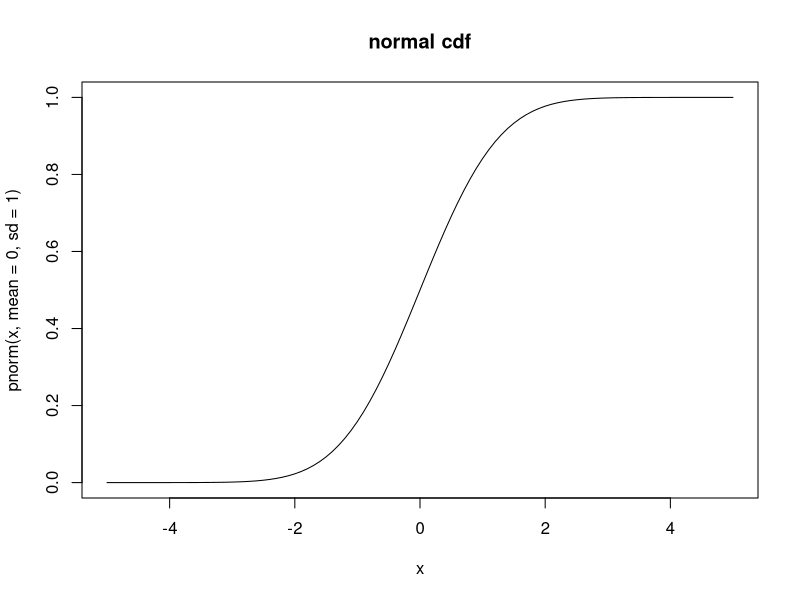
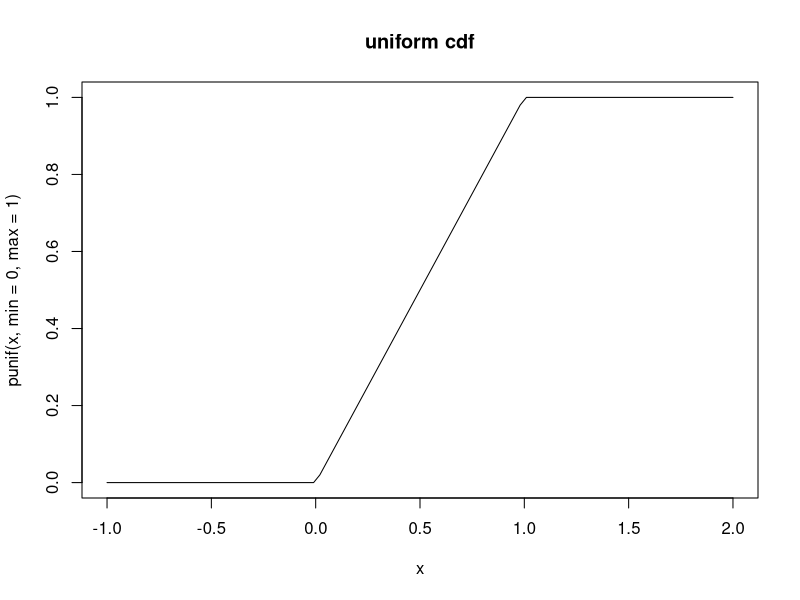
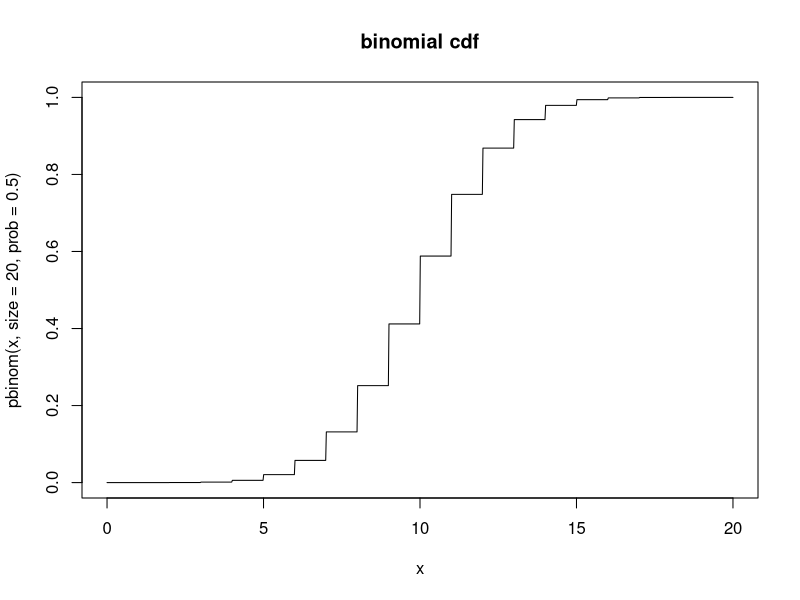
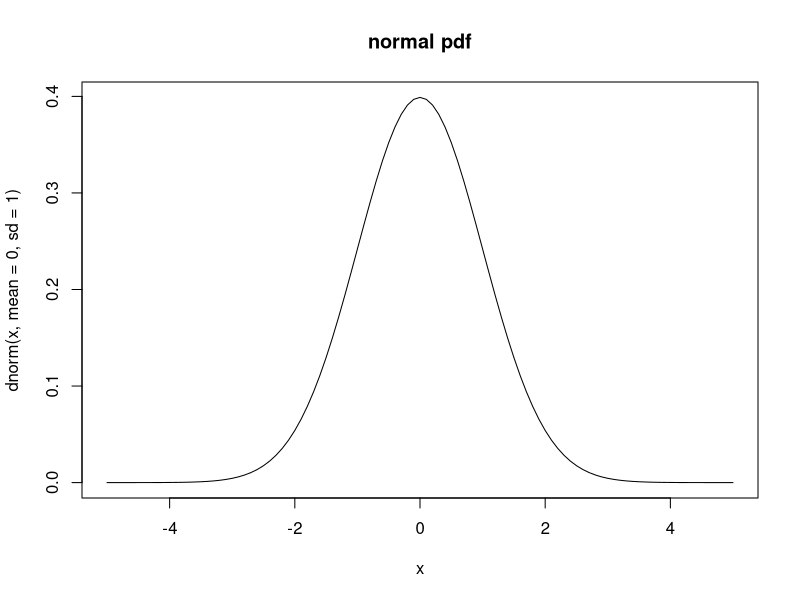
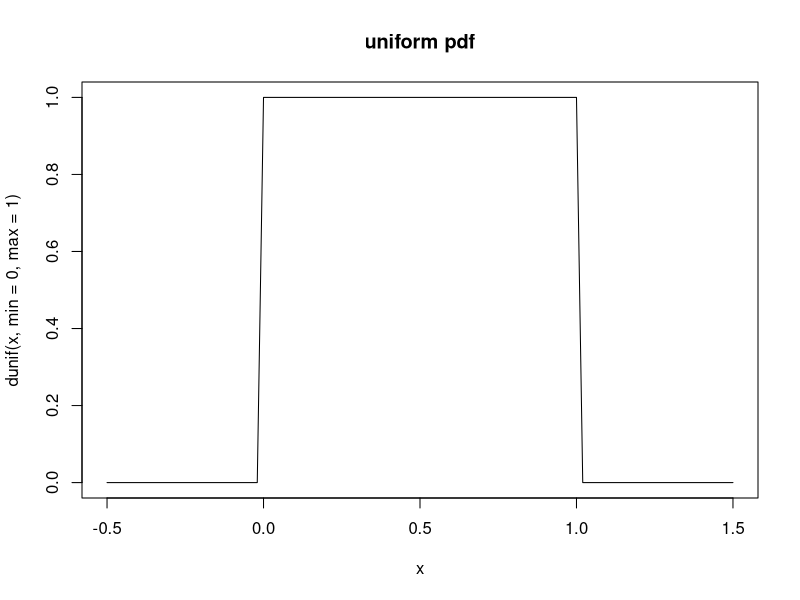
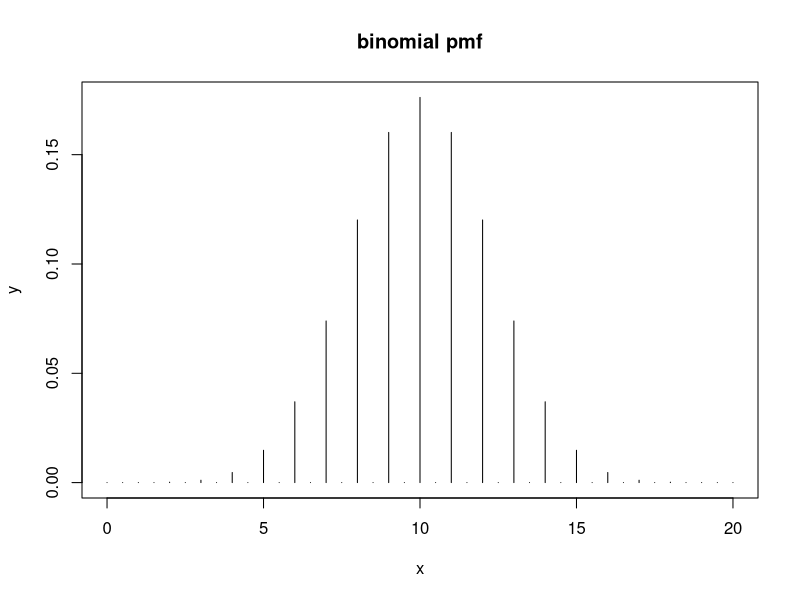
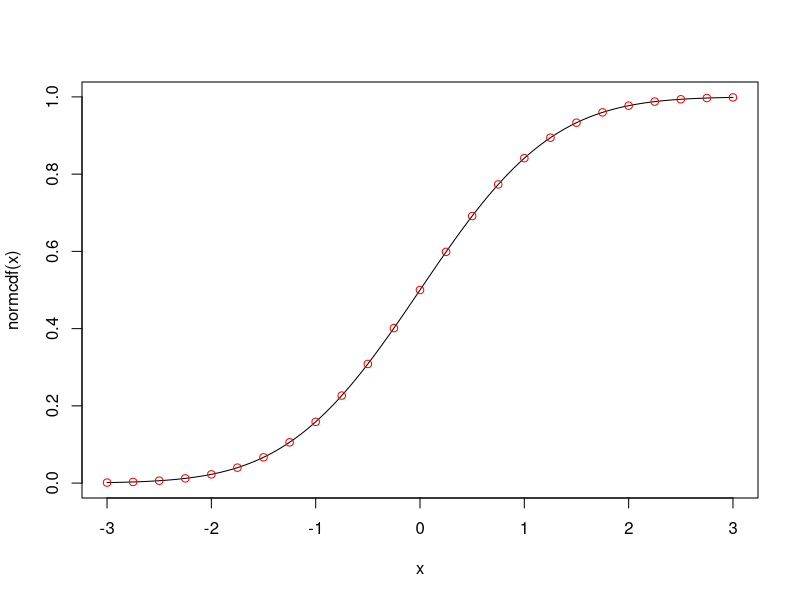
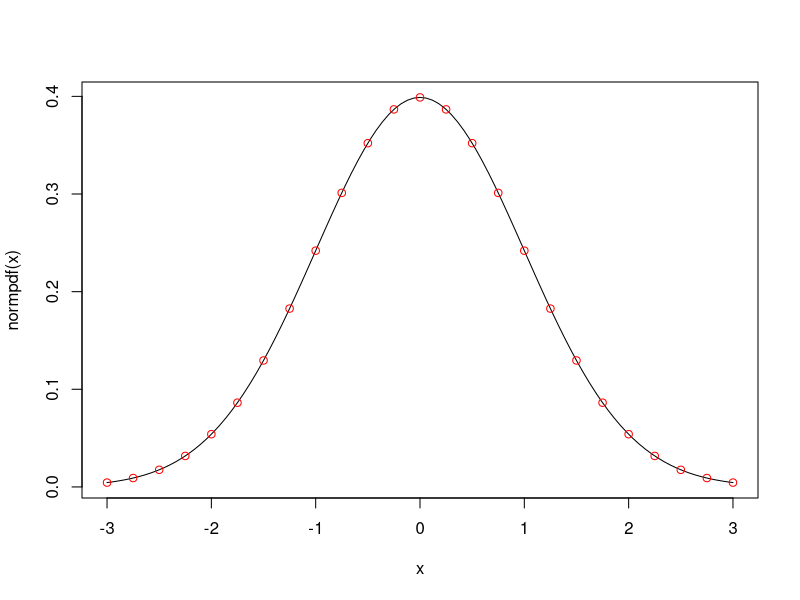

The R source for these figures, in order:
# randvar.R  Random variables

### the cumulative distribution function (cdf)

# the normal cdf (continuous)
curve( pnorm( x, mean=0, sd=1 ), -5, 5, main='normal cdf' )

# the uniform cdf (continuous)
curve( punif( x, min=0, max=1 ), -1, 2, main='uniform cdf' )

# the binomial cdf (discrete)
curve( pbinom( x, size=20, prob=0.5 ), 0, 20, n=1000, main='binomial cdf' )

# see ?distributions for more


### the probability density function (pdf), probability mass function (pmf)

# the normal pdf (continuous)
curve( dnorm( x, mean=0, sd=1 ), -5, 5, main='normal pdf' )

# the uniform pdf (continuous)
curve( dunif( x, min=0, max=1 ), -0.5, 1.5, main='uniform pdf' )

# the binomial pmf (discrete)
x <- seq( 0, 20, 0.5 )
y <- dbinom( x, size=20, prob=0.5 )
plot( x, y, type='h', main='binomial pmf' )
# curve( dbinom( x, size=20, prob=0.5 ), 0, 20, n=1000 )

# see ?distributions for more


### the cdf is the integral of the pdf

# define our own standard normal cdf as the integral of R's standard normal pdf
normcdf <- function( x ) {
    p <- rep( NaN, length(x) )
    for( i in 1:length(x) )
        p[i] <- integrate( dnorm, -Inf, x[i] )$value
    return( p )
}

# plot it
curve( normcdf, -3, 3 )

# compare it to R's standard normal cdf
x <- seq( -3, 3, by=0.25 )
points( x, pnorm(x), col='red' )


### the pdf is the derivative of the cdf

# define our own standard normal pdf as the derivative of R's standard normal cdf
normpdf <- function( x ) {
    h <- 1e-6
    p <- rep( NaN, length(x) )
    for( i in 1:length(x) )
        p[i] <- (pnorm(x[i]+h)-pnorm(x[i]))/h
    return( p )
}

# plot it
curve( normpdf, -3, 3 )

# compare it to R's standard normal pdf
x <- seq( -3, 3, by=0.25 )
points( x, dnorm(x), col='red' )


### empirical pdf and cdf

x = rnorm( 1000 )
hist( x, probability=TRUE )  # empirical pdf; probability=TRUE ensures area = 1
plot( ecdf( x ) )            # empirical cdf; ecdf returns a function


### some common pdf's are location-scale families

# normal distribution
mu <- 10
sigma <- 2
curve(           dnorm(  x, mean=mu, sd=sigma ), 5, 15 )
curve( (1/sigma)*dnorm( (x-mu)/sigma          ), 5, 15, type='p', col='red', add=TRUE )


### random number generators (rng's) for some common random variables

# the normal rng (continuous)
x <- rnorm( 10000, mean=10, sd=4 )
hist( x, xlim=c(0,20), main='normally distributed samples' )

# the uniform rng (continuous)
x <- runif( 10000, min=0, max=1 )
hist( x, xlim=c(-0.5,1.5), main='uniformly distributed samples' )

# the binomial rng (discrete)
x <- rbinom( 1000, size=20, prob=0.5 )
hist( x, breaks=seq(-0.25,20.25,0.5), main='binomially distributed samples' )

# see ?distributions for more


### a linear congruential rng

s <- 1  # the state of the rng

rand <- function( ) {
	
	# constants
	m <- 4294967296  # = 2^32
	A <- 1664525
	B <- 1013904223
	
	# update
	s <<- ( A*s + B ) %% m
	# Q:  what if we used <- instead of <<- ?
	
	# return a number in range [0,1)
	return( s/m )
	
}

# what if we reset the state?
rand()
rand()
s <- 1
rand()
rand()


### rng seeds

set.seed( 1000 )   # set the seed
rnorm( 5 )         # get some random numbers
rnorm( 5 )
set.seed( 1000 )   # reset the seed to the same value
rnorm( 5 )         # same random numbers!
rnorm( 5 )

# this is why numbers from an rng are sometimes called "pseudo-random"


### inverse transform sampling

# get a normally distributed sample using the uniform rng
r <- qnorm( runif(10000) )
hist( r, main='normally distributed!', probability=TRUE )
curve( dnorm(x), col='red', add=TRUE )
